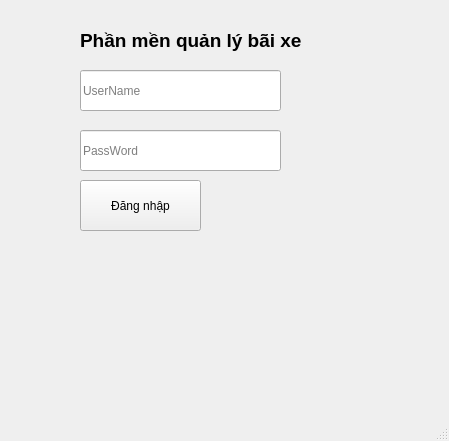
<?xml version="1.0" encoding="UTF-8"?>
<ui version="4.0">
 <class>MainWindow</class>
 <widget class="QMainWindow" name="MainWindow">
  <property name="geometry">
   <rect>
    <x>0</x>
    <y>0</y>
    <width>449</width>
    <height>441</height>
   </rect>
  </property>
  <property name="windowTitle">
   <string>MainWindow</string>
  </property>
  <widget class="QWidget" name="centralwidget">
   <widget class="QLineEdit" name="txtMatKhau">
    <property name="geometry">
     <rect>
      <x>80</x>
      <y>130</y>
      <width>201</width>
      <height>41</height>
     </rect>
    </property>
    <property name="text">
     <string/>
    </property>
    <property name="placeholderText">
     <string>PassWord</string>
    </property>
   </widget>
   <widget class="QLineEdit" name="txtTenDangNhap">
    <property name="geometry">
     <rect>
      <x>80</x>
      <y>70</y>
      <width>201</width>
      <height>41</height>
     </rect>
    </property>
    <property name="inputMask">
     <string/>
    </property>
    <property name="text">
     <string/>
    </property>
    <property name="placeholderText">
     <string>UserName</string>
    </property>
   </widget>
   <widget class="QLabel" name="label">
    <property name="geometry">
     <rect>
      <x>80</x>
      <y>20</y>
      <width>241</width>
      <height>41</height>
     </rect>
    </property>
    <property name="font">
     <font>
      <pointsize>14</pointsize>
      <weight>75</weight>
      <bold>true</bold>
     </font>
    </property>
    <property name="text">
     <string>Phần mền quản lý bãi xe</string>
    </property>
   </widget>
   <widget class="QPushButton" name="btnDangNhap">
    <property name="geometry">
     <rect>
      <x>80</x>
      <y>180</y>
      <width>121</width>
      <height>51</height>
     </rect>
    </property>
    <property name="text">
     <string>Đăng nhập</string>
    </property>
   </widget>
  </widget>
  <widget class="QStatusBar" name="statusbar"/>
 </widget>
 <resources/>
 <connections/>
</ui>
